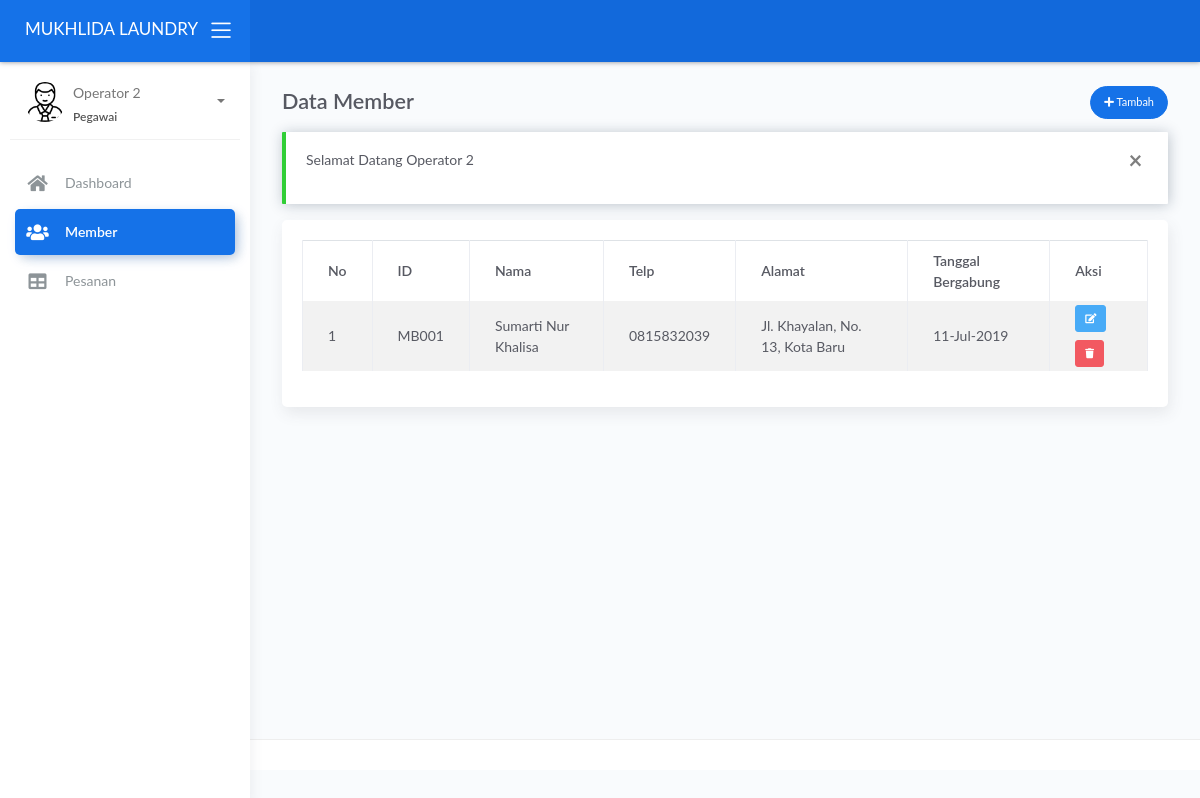
/operator/index.php?page=member (signed in), run on the app's committed database.
### tables this page shows
CREATE TABLE IF NOT EXISTS `member` (
  `id_member` varchar(5) NOT NULL,
  `nama` varchar(50) NOT NULL,
  `alamat` varchar(255) NOT NULL,
  `jenis_kelamin` char(1) NOT NULL,
  `telp` varchar(15) NOT NULL,
  `password` varchar(255) NOT NULL,
  `created_at` timestamp NULL DEFAULT CURRENT_TIMESTAMP
);

### operator/sistem/content.php (called while the page is built, shortened)
<?php
$get_page = $_GET['page'];
switch ($get_page) {
    case 'member':
        $title = 'Data Member';
        break;
}

### operator/views/member.php (the view)
<?php
$query = mysqli_query($koneksi, "SELECT * FROM member");
$no = 1;
?>
<div class="page-inner">
    <div class="row heading">
        <div class="col-7">
            <h2 class="pb-2 fw-bold"><?= $title ?></h2>
        </div>
        <div class="col-5 text-right ml-auto">
            <a href="index.php?page=add_member" class="btn btn-primary btn-round btn-sm">
                <i class="fa fa-plus"></i> Tambah
            </a>
        </div>
    </div>
    <?php if (@$_SESSION['pesan']): ?>
        <div class="alert alert-<?= $_SESSION['pesan']['status'] == 'error' ? 'danger' : $_SESSION['pesan']['status'] ?> alert-dismisable fade show" role="alert">
            <button class="close" data-dismiss="alert" aria-label="Close">
                <span aria-hidden="true">&times;</span>
            </button>
            <p><?= $_SESSION['pesan']['msg'] ?></p>
        </div>
    <?php endif; ?>
    <div class="main-content">
        <div class="card">
            <div class="card-body">
                <div class="table-responsive">
                    <table class="table table-bordered table-striped datatable">
                        <thead class="border-top">
                            <th>No</th>
                            <th>ID</th>
                            <th>Nama</th>
                            <th>Telp</th>
                            <th>Alamat</th>
                            <th>Tanggal Bergabung</th>
                            <th>Aksi</th>
                        </thead>
                        <tbody>
                            <?php while ($row = mysqli_fetch_assoc($query)): ?>
                                <tr>
                                    <td><?= $no++ ?></td>
                                    <td><?= $row['id_member'] ?></td>
                                    <td><?= $row['nama'] ?></td>
                                    <td><?= $row['telp'] ?></td>
                                    <td><?= $row['alamat'] ?></td>
                                    <td><?= date('d-M-Y', strtotime($row['created_at'])) ?></td>
                                    <td>
                                        <a href="index.php?page=edit_member&id_member=<?= $row['id_member'] ?>" class="btn btn-xs btn-info mt-1 mb-1"><i class="fa fa-edit"></i></a>
                                        <a href="sistem/hapus_member.php?id_member=<?= $row['id_member'] ?>" class="btn btn-xs btn-danger mt-1 mb-1"><i class="fa fa-trash"></i></a>
                                    </td>
                                </tr>
                            <?php endwhile; ?>
                        </tbody>
                    </table>
                </div>
            </div>
        </div>
    </div>
</div>

### data on the page
member: id_member "MB001", nama "Sumarti Nur Khalisa", telp "0815832039", alamat "Jl. Khayalan, No. 13, Kota Baru", created_at "11-Jul-2019"

### other printed values
$_SESSION['nama'] "Operator 2"
$_SESSION['level'] "Pegawai"
$title "Data Member"
$_SESSION['pesan']['msg'] "Selamat Datang Operator 2"
